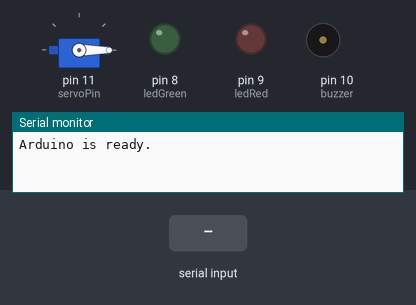
A sketch run on a simulated Arduino Uno, built with avr-gcc and run on an emulated ATmega328P. Parts: servo, output pins drawn as LEDs (lit = HIGH), buzzer (waves = sounding), the last lines printed to the serial monitor. The test bench sets the inputs (shaded band).

Above: at 1.2 s.
1.3 s: "O" received over Serial
At 1.7 s:
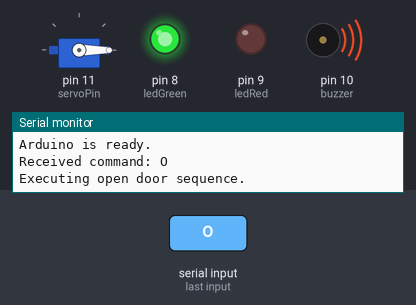
At 2.1 s:
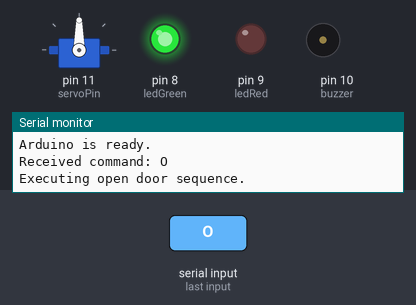
Timing chart, 0 to 8.3 s (numbered marks = the images above; inputs shaded):
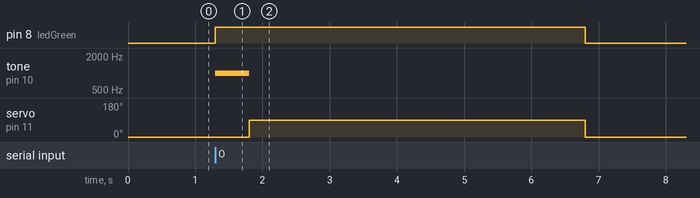

The sketch:

smart_door.ino.ino
```cpp
#include <Servo.h>

Servo doorServo;
const int servoPin = 11;  // Pin for the servo
const int ledGreen = 8;  // Green LED for access granted
const int ledRed = 9;    // Red LED for access denied
const int buzzer = 10;    // Buzzer for alerts

void setup() {
    Serial.begin(9600);
    doorServo.attach(servoPin);
    pinMode(ledGreen, OUTPUT);
    pinMode(ledRed, OUTPUT);
    pinMode(buzzer, OUTPUT);

    // Initial state: door locked, all indicators off
    doorServo.write(0);
    digitalWrite(ledGreen, LOW);
    digitalWrite(ledRed, LOW);
    noTone(buzzer);

    // Debug message to confirm startup
    Serial.println("Arduino is ready.");
}

void loop() {
    if (Serial.available()) {
        char command = Serial.read();
        Serial.print("Received command: ");
        Serial.println(command);

        if (command == 'O') {  // Open door
            Serial.println("Executing open door sequence.");
            digitalWrite(ledGreen, HIGH);
            tone(buzzer, 1000);
            delay(500);
            noTone(buzzer);
            doorServo.write(90);  // Unlock
            delay(5000);  // Door open for 5 seconds
            doorServo.write(0);   // Lock door
            digitalWrite(ledGreen, LOW);
            Serial.println("Door closed. Sequence complete.");
        } else if (command == 'X') {  // Deny access
            Serial.println("Executing deny access sequence.");
            digitalWrite(ledRed, HIGH);
            tone(buzzer, 1000);
            delay(1000);
            noTone(buzzer);
            digitalWrite(ledRed, LOW);
            Serial.println("Access denied sequence complete.");
        } else if (command == 'N') {  // No face detected
            Serial.println("No face detected. Maintaining current state.");
        } else if (command == 'B') {  // Buzzer alert for 10 seconds
            Serial.println("Executing buzzer alert for 10 seconds due to repeated failed attempts.");
            tone(buzzer, 1000);
            delay(10000);
            noTone(buzzer);
            Serial.println("Buzzer alert complete.");
        }
    }
}
```

Measured:
- after the input at 1.3 s, pin 8 (ledGreen): LOW → HIGH at once, → LOW 5.5 s later; tone on pin 10 (buzzer): silent → 1000 Hz at once, → silent 0.50 s later; servo on pin 11 (servoPin): 0° → 90° after 0.50 s, → 0° 5.0 s later
